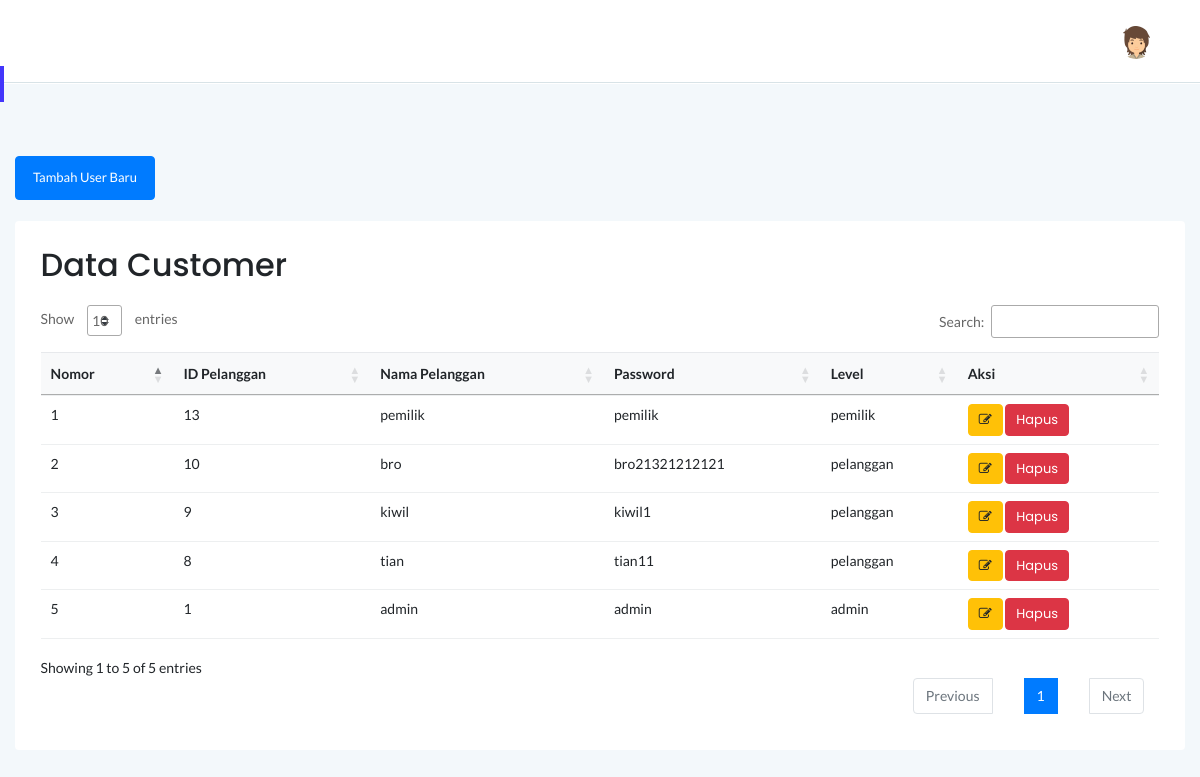
Page /admin/application/index.php?p=daftar/customer.php (signed in) on the committed database.
### tables this page shows
CREATE TABLE `user` (
  `id_user` int(11) NOT NULL,
  `username` varchar(15) NOT NULL,
  `password` varchar(15) NOT NULL,
  `level` varchar(10) NOT NULL
);

### admin/application/daftar/customer.php (the view, shortened to what this page needs)
<div class="col-12 mt-5">
  <button type="button" class="btn btn-primary" data-toggle="modal" data-target="#tambahuser">
    Tambah User Baru
  </button> <br> <br>
<div class="card">
<div class="card-body">
<h2>Data Customer</h2>
<br>
<table id="dataTable3" class="table">
    <thead class="bg-light">
        <tr class="border-0">
                <th class="card-body">Nomor</th>
                <th class="card-body">ID Pelanggan</th>
                <th class="card-body">Nama Pelanggan</th>
                <th class="card-body">Password</th>
                <th class="card-body">Level</th>
                <th class="card-body">Aksi</th>
              </tr>
            </thead>
            <tbody>
            <?php
              include '../koneksi.php';
              $no = 1;
              $tampil = mysqli_query($db, "SELECT * FROM user order by id_user desc");
              while ($ambil = mysqli_fetch_array($tampil)) {
                $id = $ambil['id_user'];
              ?>
              <tr>
                <td><?php echo $no++; ?></td>
                <td><?php echo $ambil['id_user']; ?></td>
                <td><?php echo $ambil['username']; ?></td>
                <td><?php echo $ambil['password']; ?></td>
                <td><?php echo $ambil['level']; ?></td>
                <td>
                  <button class="btn btn-warning btn-xs" data-toggle="modal" data-target="#ubahuser<?=$id;?>"> <i class="fa fa-md fa-edit"></i> </button>
                  <a href="index.php?p=daftar/customer.php&id_user=<?=$id;?>" class="btn btn-danger btn-xs" onclick="return confirm('Yakin hapus data user ini ?')">Hapus</a>
              </tr>
            <?php
            } ?>
            </tbody>
          </table>
      </div>
  </div>
</div>
</div>

### admin/assets/css/typography.css (style rules this page uses)
body { font-size: 14px; font-family: 'Lato', sans-serif; }
h1, h2, h3, h4, h5, h6 { margin: 0; font-family: 'Poppins', sans-serif; }
a, a:visited { text-decoration: none; transition: all 0.3s ease-in-out; -webkit-transition: all 0.3s ease-in-out; -moz-transition: all 0.3s ease-in-out; -o-transition: all 0.3s ease-in-out; outline: 0; font-family: 'Poppins', sans-serif; }
button { cursor: pointer; outline: none!important; letter-spacing: 0; }

### admin/assets/css/default-css.css (style rules this page uses)
* { margin: 0; padding: 0; box-sizing: border-box; }
*, *:before, *:after { -moz-box-sizing: border-box; -webkit-box-sizing: border-box; box-sizing: border-box; }
html { -webkit-font-smoothing: antialiased; }
body { background: #fff; font-weight: normal; -webkit-font-smoothing: antialiased; -webkit-text-size-adjust: 100%; }
:root { --primary-color: #4336FB; }

### admin/assets/css/styles.css (style rules this page uses)
.card { border: none; border-radius: 4px; background-color: #fff; -webkit-transition: all 0.3s ease 0s; transition: all 0.3s ease 0s; }
.card-body { padding: 25.6px; padding: 1.6rem; }
.border-0 { border: none; }
.btn { padding: 11px 17px; font-size: 13px; letter-spacing: 0; }
.btn-xs { padding: 5px 10px; }
table tr th { border-bottom: none; }
table tr th, table tr td { border-top: 1px solid rgba(120, 130, 140, 0.13) !important; }
table.dataTable.no-footer { border-bottom: 1px solid rgba(120, 130, 140, 0.13) !important; }
table.dataTable thead th, table.dataTable thead td { border-bottom-color: transparent; }

### rows in the picture
user: id_user "13", username "pemilik", password "pemilik", level "pemilik"
user: id_user "10", username "bro", password "bro21321212121", level "pelanggan"
user: id_user "9", username "kiwil", password "kiwil1", level "pelanggan"
user: id_user "8", username "tian", password "tian11", level "pelanggan"
user: id_user "1", username "admin", password "admin", level "admin"
